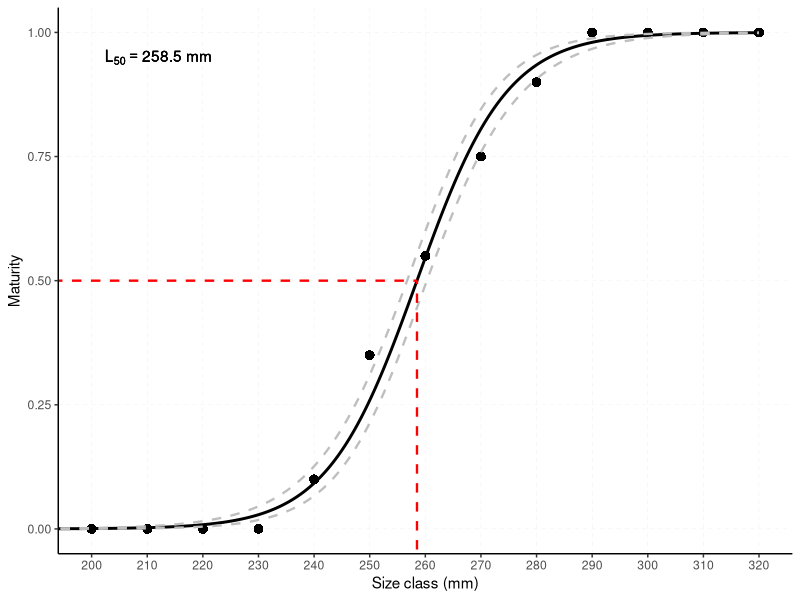

Here is the R script that generated this plot:
## Maturity at size ##
## by Lucas Rodrigues 31/03/23 ##

# libraries
library(readxl)
library(car)
library(ggplot2)
library(emmeans)
library(dplyr)

# insert data
data <- read_excel("example_maturity_at_size.xlsx", sheet = "Plan1")

# frequentist Binomial model
mod <- glm(cbind(mature, total-mature) ~ class, data = data, family = binomial(link="logit"))
Anova(mod)

# generating data from model
yhat.df <- emmeans(mod, ~ class, at=list(class=seq(0,max(data$class),by=ifelse(max(data$class)>1000,1,.1))), type='response') %>%
  as.data.frame()

# choose the maturity probability! ex. .5, .9, etc
prob_mat <- .5

# size at maturity
cut <- filter(yhat.df, prob >= prob_mat)

SzAtMat <- round(min(cut$class),3)
SzAtMat

# plot
ggplot() +
  geom_point(data = data, aes(x = class, y = mature/total), colour = "black", shape = 16, size=3)+
  geom_line(data = yhat.df, aes(y = prob, x = class), col="black", lty=1, lwd=1) +
  geom_line(data = yhat.df, aes(y = asymp.LCL, x = class), col="grey", lty=2, lwd=.8) +
  geom_line(data = yhat.df, aes(y = asymp.UCL, x = class), col="grey", lty=2, lwd=.8) +
  geom_segment(aes(x = -15, xend = SzAtMat, y = prob_mat, yend = prob_mat), color ="red", size =.8, linetype = "dashed")+
  geom_segment(aes(x = SzAtMat, xend = SzAtMat, y = -.5, yend = prob_mat), color ="red", size =.8, linetype = "dashed")+
  annotate(geom = "text",x = quantile(seq(min(data$class),max(data$class)),.1), y = .95, label = bquote(L[50] == .(SzAtMat) ~ "mm"), color = "black") +
  ylab("Maturity") +
  xlab("Size class (mm)") +
  scale_x_continuous(breaks = as.numeric(data$class)) +
  coord_cartesian(xlim = c(min(data$class),max(data$class)), ylim = c(0,1))+
   theme(panel.background = element_blank(),
        axis.line = element_line(colour = "black"),
        panel.grid.major = element_line(color = "grey90", size = 0.1, linetype = 2), legend.position = 'none')
